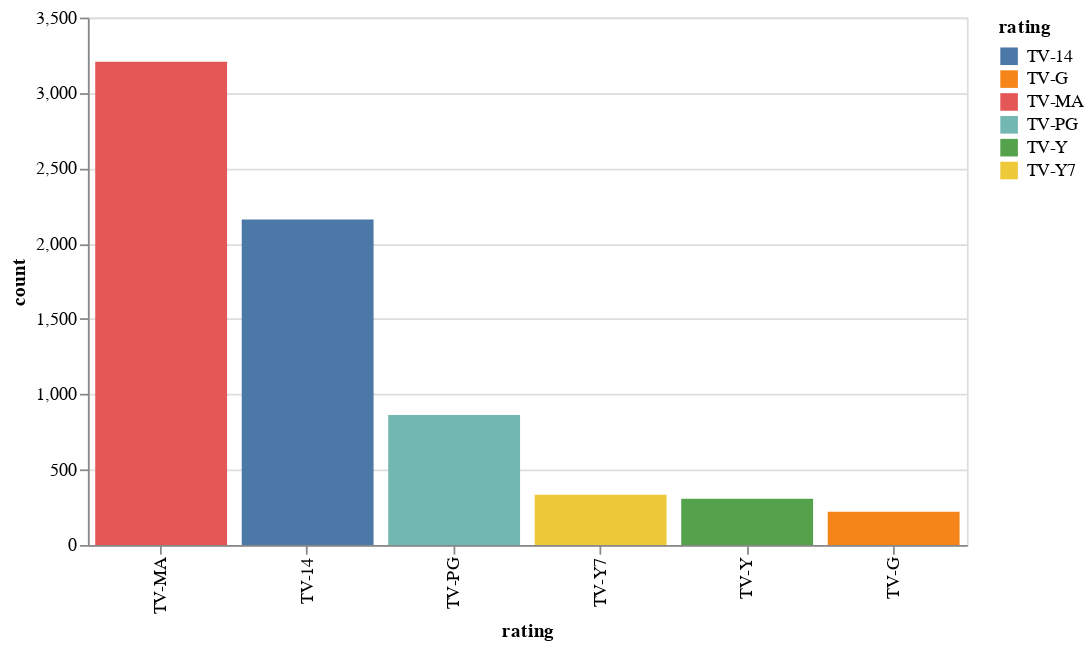

Notebook code cell kept with this figure:
### Markdown cell above
Similarly, television content rating systems are systems for evaluating the content and reporting the suitability of television programs. Many countries have their own television rating system, here is the system used in United States:

* TV-Y – This program is aimed at a very young audience, including children from ages 2–6.
* TV-Y7 – This program is designed for children age 7 and above.
* TV-G – Most parents would find this program suitable for all ages.
* TV-PG – Parental guidance is recommended.
* TV-14 – This program contains some material that many parents would find unsuitable for children under 14 years of age.
* TV-MA – This program is intended to be viewed by adults and therefore may be unsuitable for children under 17.

We can leverage `IN` clause to filter out the videos with film ratings:

### Code cell
%%sql

SELECT
    rating,
    count(*) as count
FROM 'netflix.csv.gz'
GROUP BY rating
HAVING rating IN ('TV-Y7', 'TV-Y', 'TV-Y7', 'TV-G', 'TV-PG', 'TV-14', 'TV-MA')
ORDER BY count
DESC

### Figure 1 — Vega-Lite specification as saved in the notebook (floating-point values rounded to 4 significant figures)
{"config": {"view": {"continuousWidth": 300, "continuousHeight": 300}}, "data": {"name": "data-fe5dc5fa76520859f383fb275433bc44"}, "mark": {"type": "bar"}, "encoding": {"color": {"field": "rating", "type": "nominal"}, "tooltip": [{"field": "rating", "type": "nominal"}, {"field": "count", "type": "quantitative"}], "x": {"field": "rating", "sort": null, "type": "nominal"}, "y": {"field": "count", "type": "quantitative"}}, "height": 300, "width": 500, "$schema": "https://vega.github.io/schema/vega-lite/v5.8.0.json", "datasets": {"data-fe5dc5fa76520859f383fb275433bc44": [{"rating": "TV-MA", "count": 3207}, {"rating": "TV-14", "count": 2160}, {"rating": "TV-PG", "count": 863}, {"rating": "TV-Y7", "count": 334}, {"rating": "TV-Y", "count": 307}, {"rating": "TV-G", "count": 220}]}}
